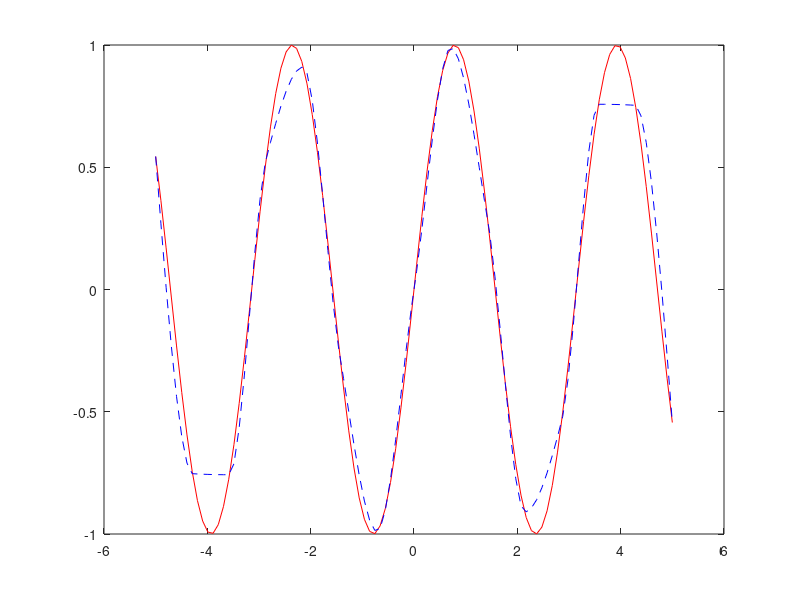

Reproduce this figure in MATLAB.
x = linspace(-5,5, 100);
f = sin(2*x);

nodes = linspace(-5,5,15);
f_nodes = sin(2*nodes);

f_interp = pchip(nodes, f_nodes, x);
figure;
%the main func
plot(x, f, 'r');
hold on;
%the interp
plot(x, f_interp, 'b--');
hold off;